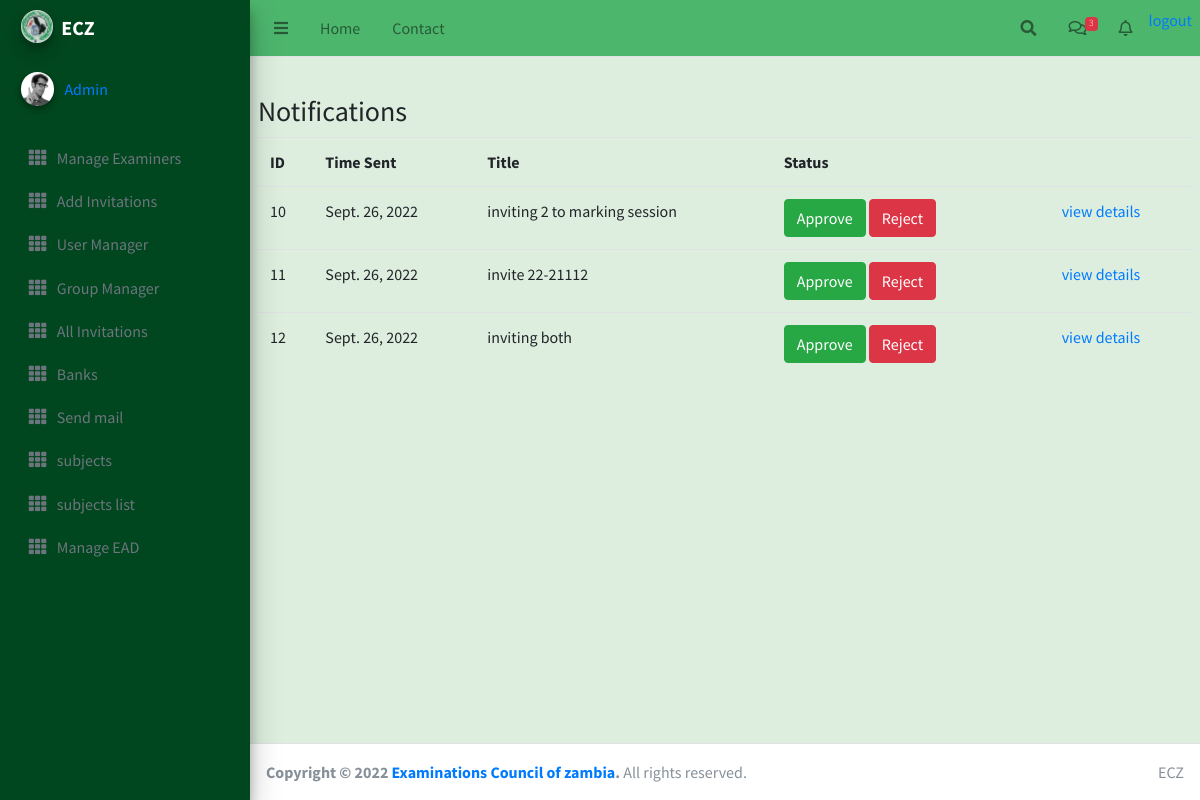
Before: /notifications/ (signed in) with the older database file.
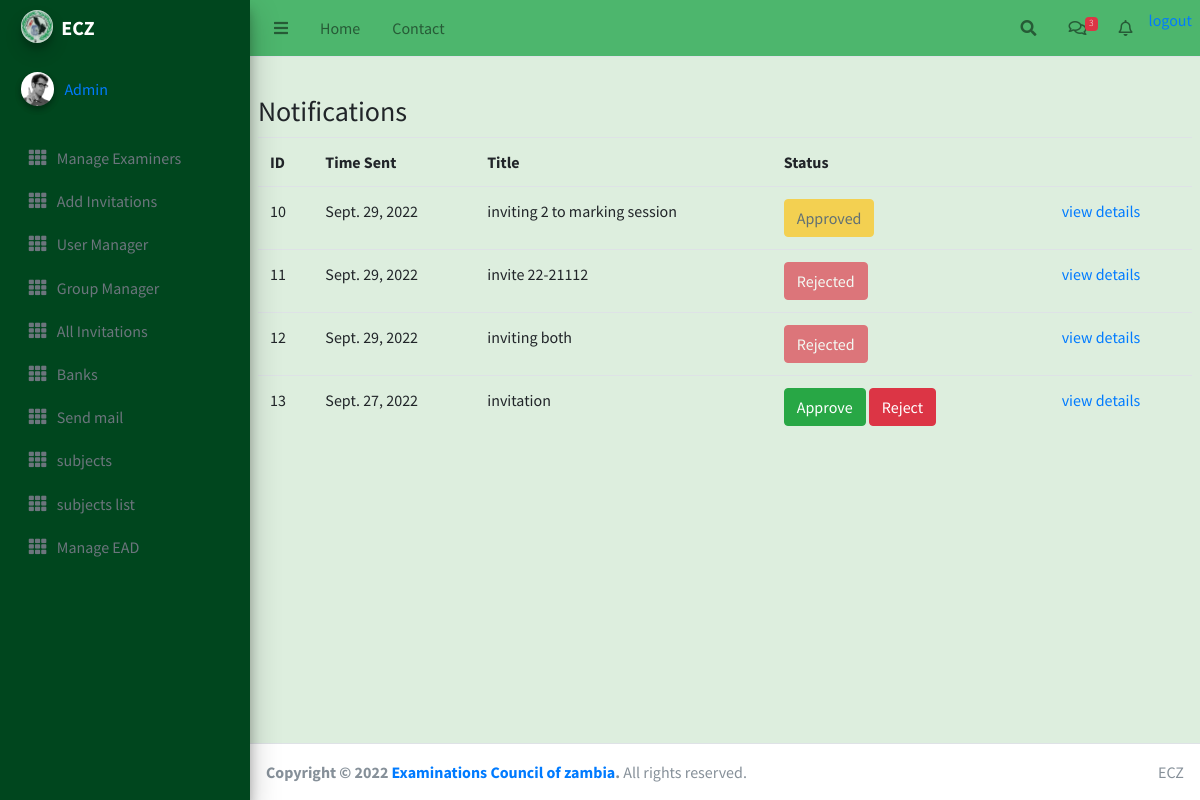
After: the same page with the newer database file.
### Examiner/models.py (models this page shows)
class Invitation(models.Model):
    toAddress=models.ManyToManyField(CustomUser)
    title=models.CharField(max_length=50,null=True)
    datecreated= models.DateField(auto_now=True)
    dateupdated= models.DateField(auto_now=True)
    StatusConfirm=models.IntegerField(default=0)
    objects = models.Manager()

### Examiner/EADViews.py (the view)
# urls.py: path('notifications/',NotificationList.as_view(),name='notifications-list'),
class NotificationList(LoginRequiredMixin,ListView):
    model=Invitation
    context_object_name='invitations'
    template_name='Examiner/notifications_list.html'

### Examiner/templates/Examiner/notifications_list.html (shortened to what this page needs)
{%extends 'base.html'%}
{%block content%}
<h3>Notifications</h3>
<table class="table table-hover text-nowrap .table-responsive-sm">
    <tr>
        <th>ID</th>
        <th>Time Sent</th>
        <th>Title</th>
        <th>Status</th>
        <th></th>
        <th></th>
    </tr>
    {%for item in invitations %}
<tr>
    <td>{{item.id}}</td>
    <td>{{item.datecreated}}</td>
    <td>{{item.title}}</td>
    <td>
        {% if item.StatusConfirm == 0 %}
        <a href="{% url 'invite-approve' inv_id=item.id %}" class="btn btn-success">Approve</a>
        <a href="{% url 'invite-reject' inv_id=item.id %}" class="btn btn-danger">Reject</a>
        {% elif item.StatusConfirm == 1 %}
         <button class="btn btn-warning" disabled="disabled">Approved</button>
        {% else %}
        <button class="btn btn-danger" disabled="disabled">Rejected</button>
         {% endif %}
    </td>
    <td></td>
    <td><a href="{% url 'invite-response' item.id %}">view details</a></td>
</tr>
{%empty%}
<h4>no Invitations in list</h4>
    {%endfor%}
</table>
{%endblock%}

### Examiner/templates/EAD/sidebar.html (shortened to what this page needs)
{% load static%}
<aside class="main-sidebar  elevation-4">
    <a href="{% url 'ead-home'%}" class="brand-link">
      <img src="{% static '/img/ECZ-Logo2.jpg'%}" alt="AdminLTE Logo" class="brand-image img-circle elevation-3" style="opacity: .8">
      <span class="brand-text font-weight-heavy"><strong>ECZ</strong></span>
    </a>
    <div class="sidebar">
      <div class="user-panel mt-3 pb-3 mb-3 d-flex">
        <div class="image">
          <img src="{% static 'dist/img/user2-160x160.jpg'%}" class="img-circle elevation-2" alt="User Image">
        </div>
        <div class="info">
          <a href="{%url 'updateprofile' request.user.id %}" class="d-block">{{ request.user}}</a>
        </div>
      </div>
      <nav class="mt-2">
        <ul class="nav nav-pills nav-sidebar flex-column" data-widget="treeview" role="menu" data-accordion="false">
          <li class="nav-item">
            <a href="{%url 'examiner-list'%}" class="nav-link">
              <i class="nav-icon fas fa-th"></i>
              <p>
                Manage Examiners
              </p>
            </a>
          </li>
          <li class="nav-item">
            <a href="{%url 'invite'%}" class="nav-link">
              <i class="nav-icon fas fa-th"></i>
              <p>
                Add Invitations
              </p>
            </a>
          </li>
        <li class="nav-item">
          <a href="{%url 'userlist'%}" class="nav-link">
            <i class="nav-icon fas fa-th"></i>
            <p>
              User Manager
            </p>
          </a>
        </li>
        <li class="nav-item">
          <a href="{%url 'group-list'%}" class="nav-link">
            <i class="nav-icon fas fa-th"></i>
            <p>
              Group Manager
            </p>
          </a>
        </li>
          <li class="nav-item">
            <a href="{%url 'notifications-list'%}" class="nav-link">
              <i class="nav-icon fas fa-th"></i>
              <p>
              All  Invitations
              </p>
            </a>
          </li>
          <li class="nav-item">
            <a href="{%url 'bank-list'%}" class="nav-link">
              <i class="nav-icon fas fa-th"></i>
              <p>
              Banks
              </p>
            </a>
          </li>
          <li class="nav-item">
            <a href="{%url 'send-email'%}" class="nav-link">
              <i class="nav-icon fas fa-th"></i>
              <p>
              Send mail
              </p>
            </a>
          </li>
          <li class="nav-item">
            <a href="{%url 'add-subject'%}" class="nav-link">
              <i class="nav-icon fas fa-th"></i>
              <p>
                subjects
              </p>
            </a>
          </li>
          <li class="nav-item">
            <a href="{%url 'subject-list'%}" class="nav-link">
              <i class="nav-icon fas fa-th"></i>
              <p>
                subjects list
              </p>
            </a>
          </li>
          <li class="nav-item">
            <a href="{%url 'ead-list'%}" class="nav-link">
              <i class="nav-icon fas fa-th"></i>
              <p>
                Manage EAD
              </p>
            </a>
          </li>
        </ul>
      </nav>
    </div>
  </aside>

Changed rows visible on the page:
changed CustomUser "Admin": user_type "1" → 1 (drawn)
changed Invitation "inviting 2 to marking session": datecreated "Sept. 26, 2022" → "Sept. 29, 2022"; StatusConfirm "Approve Reject" → "Approved"
changed Invitation "invite 22-21112": datecreated "Sept. 26, 2022" → "Sept. 29, 2022"; StatusConfirm "Approve Reject" → "Rejected"
changed Invitation "inviting both": datecreated "Sept. 26, 2022" → "Sept. 29, 2022"; StatusConfirm "Approve Reject" → "Rejected"
added Invitation: id "13", datecreated "Sept. 27, 2022", title "invitation", StatusConfirm "Approve"
